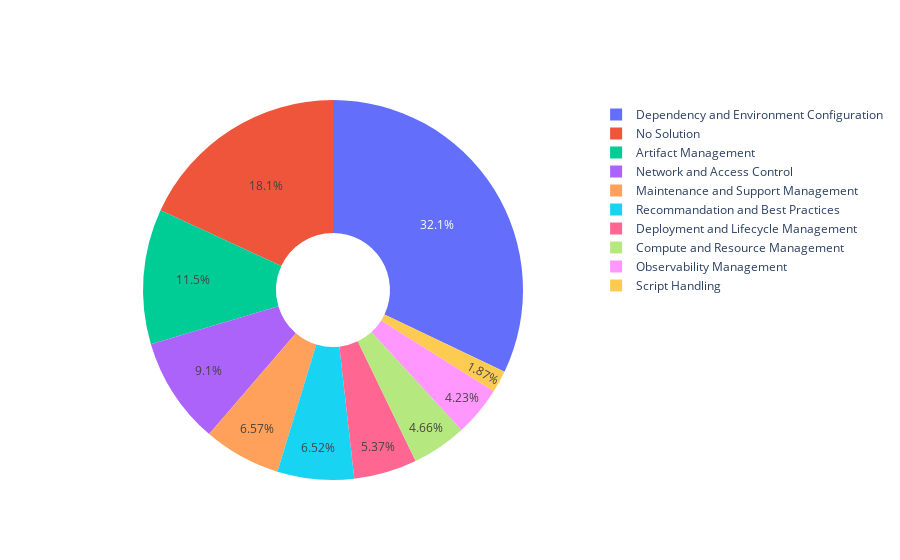

The cell this chart's notebook holds for it:
### Code cell
# # visualize solution

# df = pd.read_json(os.path.join(path_rq3, 'macro-topics.json'))
# df = df[df['Challenge_closed_time'].notna()]
# df_number = pd.DataFrame()

# values = []
# labels = []

# for macro_topic, sub_topics in solution_macro_topic_mapping_inverse.items():
#     index, name = int(macro_topic.split(': ')[0]), macro_topic.split(': ')[1]
#     labels.append(name)
#     name = f'{index}: {name}'
#     entry = {
#         'Topic': name,
#         'Percentage': round(len(df[df['Resolution_summary_topic_macro'] == index])/len(df)*100, 2),
#         'Constituent Topics': solution_macro_topic_mapping_inverse[name],
#     }
#     df_number = pd.concat([df_number, pd.DataFrame([entry])], ignore_index=True)
#     values.append(entry['Percentage'])

# df_number = df_number.sort_values('Percentage', ascending=False)
# print(df_number.to_latex(float_format="%.2f", index=False))

# # Create Pie Chart
# fig = go.Figure(data=[go.Pie(labels=labels, values=values, hole=.3)])

# # Display the Pie Chart
# fig.show()

### Figure 1 — Plotly figure (JSON) as saved in the notebook; plotly's stock layout.template omitted (floating-point values rounded to 4 significant figures)
{"data": [{"hole": 0.3, "labels": ["No Solution", "Artifact Management", "Dependency and Environment Configuration", "Deployment and Lifecycle Management", "Maintenance and Support Management", "Recommandation and Best Practices", "Network and Access Control", "Observability Management", "Compute and Resource Management", "Script Handling"], "type": "pie", "values": [18.11, 11.49, 32.08, 5.37, 6.57, 6.52, 9.1, 4.23, 4.66, 1.87]}], "layout": {}}
